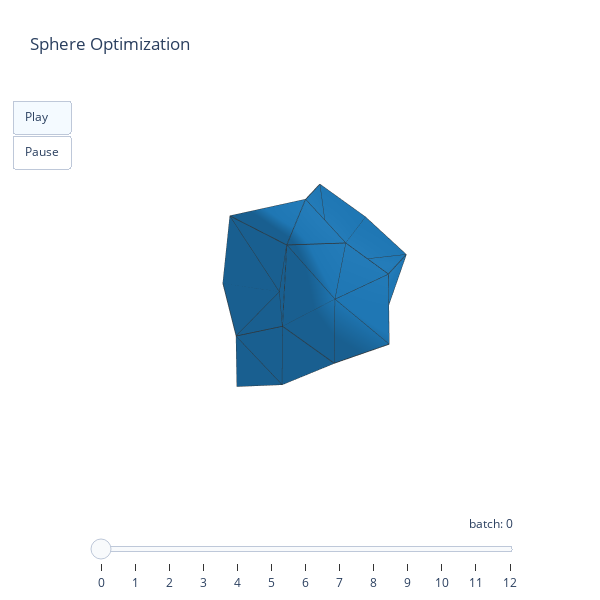

The cell this chart's notebook holds for it:
### Code cell
animation_3D.get_fig(duration=50).show()

# The following values should hopefully both be near 1.0
print(np.min(rho), np.max(rho))

### Figure 1 — Plotly figure (JSON) as saved in the notebook; plotly's stock layout.template omitted (floating-point values rounded to 4 significant figures; data arrays with more than 128 entries replaced by an {"elided": "..."} marker saying what was removed)
{"data": [{"facecolor": ["rgb(31, 119, 180)", "rgb(31, 119, 180)", "rgb(31, 119, 180)", "rgb(31, 119, 180)", "rgb(31, 119, 180)", "rgb(31, 119, 180)", "rgb(31, 119, 180)", "rgb(31, 119, 180)", "rgb(31, 119, 180)", "rgb(31, 119, 180)", "rgb(31, 119, 180)", "rgb(31, 119, 180)", "rgb(31, 119, 180)", "rgb(31, 119, 180)", "rgb(31, 119, 180)", "rgb(31, 119, 180)", "rgb(31, 119, 180)", "rgb(31, 119, 180)", "rgb(31, 119, 180)", "rgb(31, 119, 180)", "rgb(31, 119, 180)", "rgb(31, 119, 180)", "rgb(31, 119, 180)", "rgb(31, 119, 180)", "rgb(31, 119, 180)", "rgb(31, 119, 180)", "rgb(31, 119, 180)", "rgb(31, 119, 180)", "rgb(31, 119, 180)", "rgb(31, 119, 180)", "rgb(31, 119, 180)", "rgb(31, 119, 180)", "rgb(31, 119, 180)", "rgb(31, 119, 180)", "rgb(31, 119, 180)", "rgb(31, 119, 180)", "rgb(31, 119, 180)", "rgb(31, 119, 180)", "rgb(31, 119, 180)", "rgb(31, 119, 180)", "rgb(31, 119, 180)", "rgb(31, 119, 180)", "rgb(31, 119, 180)", "rgb(31, 119, 180)", "rgb(31, 119, 180)", "rgb(31, 119, 180)", "rgb(31, 119, 180)", "rgb(31, 119, 180)", "rgb(31, 119, 180)", "rgb(31, 119, 180)", "rgb(31, 119, 180)", "rgb(31, 119, 180)", "rgb(31, 119, 180)", "rgb(31, 119, 180)", "rgb(31, 119, 180)", "rgb(31, 119, 180)", "rgb(31, 119, 180)", "rgb(31, 119, 180)", "rgb(31, 119, 180)", "rgb(31, 119, 180)", "rgb(31, 119, 180)", "rgb(31, 119, 180)", "rgb(31, 119, 180)", "rgb(31, 119, 180)", "rgb(31, 119, 180)", "rgb(31, 119, 180)", "rgb(31, 119, 180)", "rgb(31, 119, 180)", "rgb(31, 119, 180)", "rgb(31, 119, 180)", "rgb(31, 119, 180)", "rgb(31, 119, 180)", "rgb(31, 119, 180)", "rgb(31, 119, 180)", "rgb(31, 119, 180)", "rgb(31, 119, 180)", "rgb(31, 119, 180)", "rgb(31, 119, 180)", "rgb(31, 119, 180)", "rgb(31, 119, 180)"], "i": [0, 12, 13, 13, 0, 13, 15, 15, 0, 14, 12, 12, 0, 15, 16, 16, 0, 16, 14, 14, 1, 17, 19, 19, 1, 18, 17, 17, 1, 19, 21, 21, 1, 20, 18, 18, 1, 21, 20, 20, 2, 23, 25, 25, 2, 24, 22, 22, 2, 25, 24, 24, 3, 26, 28, 28, 3, 28, 29, 29, 3, 29, 27, 27, 4, 30, 31, 31, 4, 32, 30, 30, 5, 33, 35, 35, 5, 34, 33, 33], "j": [12, 2, 22, 12, 13, 4, 31, 13, 14, 5, 23, 14, 15, 8, 40, 15, 16, 10, 34, 16, 17, 3, 27, 17, 18, 6, 26, 18, 19, 7, 38, 19, 20, 8, 36, 20, 21, 10, 40, 21, 23, 5, 35, 23, 24, 9, 32, 24, 25, 11, 41, 25, 26, 6, 37, 26, 28, 9, 41, 28, 29, 11, 39, 29, 30, 6, 36, 30, 32, 9, 37, 32, 33, 7, 39, 33, 34, 10, 38, 34], "k": [13, 22, 4, 22, 15, 31, 8, 31, 12, 23, 2, 23, 16, 40, 10, 40, 14, 34, 5, 34, 19, 27, 7, 27, 17, 26, 3, 26, 21, 38, 10, 38, 18, 36, 6, 36, 20, 40, 8, 40, 25, 35, 11, 35, 22, 32, 4, 32, 24, 41, 9, 41, 28, 37, 9, 37, 29, 41, 11, 41, 27, 39, 7, 39, 31, 36, 8, 36, 30, 37, 6, 37, 35, 39, 11, 39, 33, 38, 7, 38], "name": "", "type": "mesh3d", "x": [0, 0, 0, 0, 0.4553, -1.173, 1.24, -0.8432, 0.6894, 0.3283, -0.5643, -0.3478, 0, 0.7442, -0.2785, 0.2834, -0.3757, 0, 0.371, -0.6717, 0.2202, -0.2396, 0.7501, -0.7285, 0.2574, -0.2098, 0.423, -0.325, 0.4279, -0.2011, 1.168, 0.9686, 0.8949, -0.6344, -1.161, -0.497, 1.051, 0.64, -0.7982, -0.6861, 0, 0], "y": [0.6251, 0.4764, -0.3895, -0.7319, 0, 0, 0, 0, 1.115, -0.5313, 0.913, -0.5628, 0, 0.4599, 0.1721, 0.742, 0.9837, 0, 0.2293, 0.4151, 0.5765, 0.6272, -0.4636, -0.4502, -0.6739, -0.5493, -0.2614, -0.2009, -1.12, -0.5264, 0, 0.5986, -0.5531, 0, 0.7173, -0.3071, 0.6496, -0.3955, 0.4933, -0.424, 1.347, -0.6266], "z": [1.011, -0.7709, 0.6302, -1.184, 0.2814, 0.7249, -0.7664, -0.5211, 0, 0, 0, 0, 1.326, 1.204, 0.4506, 0.4586, 0.608, -0.6057, -0.6003, -1.087, -0.3563, -0.3876, 1.214, 1.179, 0.4165, 0.3395, -0.6845, -0.5259, -0.6924, -0.3253, 0, 0.37, 0.3418, 0, 0.4433, 0.1898, -0.4015, -0.2445, -0.3049, -0.262, 0, 0]}, {"line": {"color": "rgb(50, 50, 50)", "width": 1.5}, "mode": "lines", "showlegend": false, "type": "scatter3d", "x": {"elided": "400 float values"}, "y": {"elided": "400 float values"}, "z": {"elided": "400 float values"}}], "layout": {"height": 600, "scene": {"hovermode": false, "xaxis": {"color": "#ffffff", "range": [-1.428, 1.428], "showaxeslabels": false, "showbackground": false, "showspikes": false, "showticklabels": false}, "yaxis": {"color": "#ffffff", "range": [-1.428, 1.428], "showaxeslabels": false, "showbackground": false, "showspikes": false, "showticklabels": false}, "zaxis": {"color": "#ffffff", "range": [-1.428, 1.428], "showaxeslabels": false, "showbackground": false, "showspikes": false, "showticklabels": false}}, "sliders": [{"currentvalue": {"prefix": "batch: ", "xanchor": "right"}, "steps": [{"args": [["0"], {"frame": {"duration": 50}, "mode": "immediate", "transition": {"duration": 0}}], "label": "0", "method": "animate"}, {"args": [["1"], {"frame": {"duration": 50}, "mode": "immediate", "transition": {"duration": 0}}], "label": "1", "method": "animate"}, {"args": [["2"], {"frame": {"duration": 50}, "mode": "immediate", "transition": {"duration": 0}}], "label": "2", "method": "animate"}, {"args": [["3"], {"frame": {"duration": 50}, "mode": "immediate", "transition": {"duration": 0}}], "label": "3", "method": "animate"}, {"args": [["4"], {"frame": {"duration": 50}, "mode": "immediate", "transition": {"duration": 0}}], "label": "4", "method": "animate"}, {"args": [["5"], {"frame": {"duration": 50}, "mode": "immediate", "transition": {"duration": 0}}], "label": "5", "method": "animate"}, {"args": [["6"], {"frame": {"duration": 50}, "mode": "immediate", "transition": {"duration": 0}}], "label": "6", "method": "animate"}, {"args": [["7"], {"frame": {"duration": 50}, "mode": "immediate", "transition": {"duration": 0}}], "label": "7", "method": "animate"}, {"args": [["8"], {"frame": {"duration": 50}, "mode": "immediate", "transition": {"duration": 0}}], "label": "8", "method": "animate"}, {"args": [["9"], {"frame": {"duration": 50}, "mode": "immediate", "transition": {"duration": 0}}], "label": "9", "method": "animate"}, {"args": [["10"], {"frame": {"duration": 50}, "mode": "immediate", "transition": {"duration": 0}}], "label": "10", "method": "animate"}, {"args": [["11"], {"frame": {"duration": 50}, "mode": "immediate", "transition": {"duration": 0}}], "label": "11", "method": "animate"}, {"args": [["12"], {"frame": {"duration": 50}, "mode": "immediate", "transition": {"duration": 0}}], "label": "12", "method": "animate"}], "transition": {"duration": 0}}], "title": {"text": "Sphere Optimization"}, "updatemenus": [{"buttons": [{"args": [null, {"frame": {"duration": 50}, "fromcurrent": true, "transition": {"duration": 0}}], "label": "Play", "method": "animate"}, {"args": [[null], {"frame": {"duration": 0}, "mode": "immediate", "transition": {"duration": 0}}], "label": "Pause", "method": "animate"}], "type": "buttons"}], "width": 600}}
